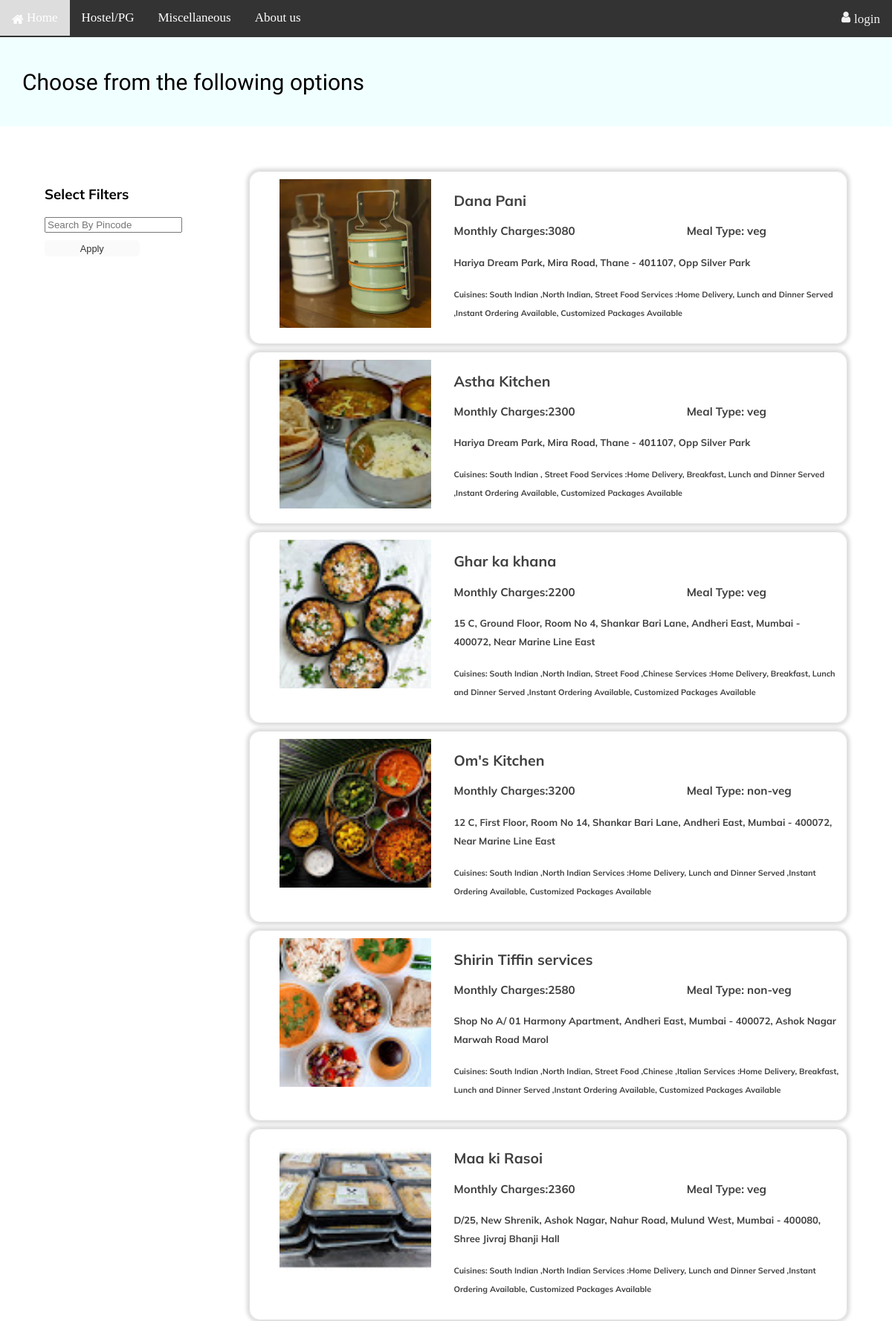
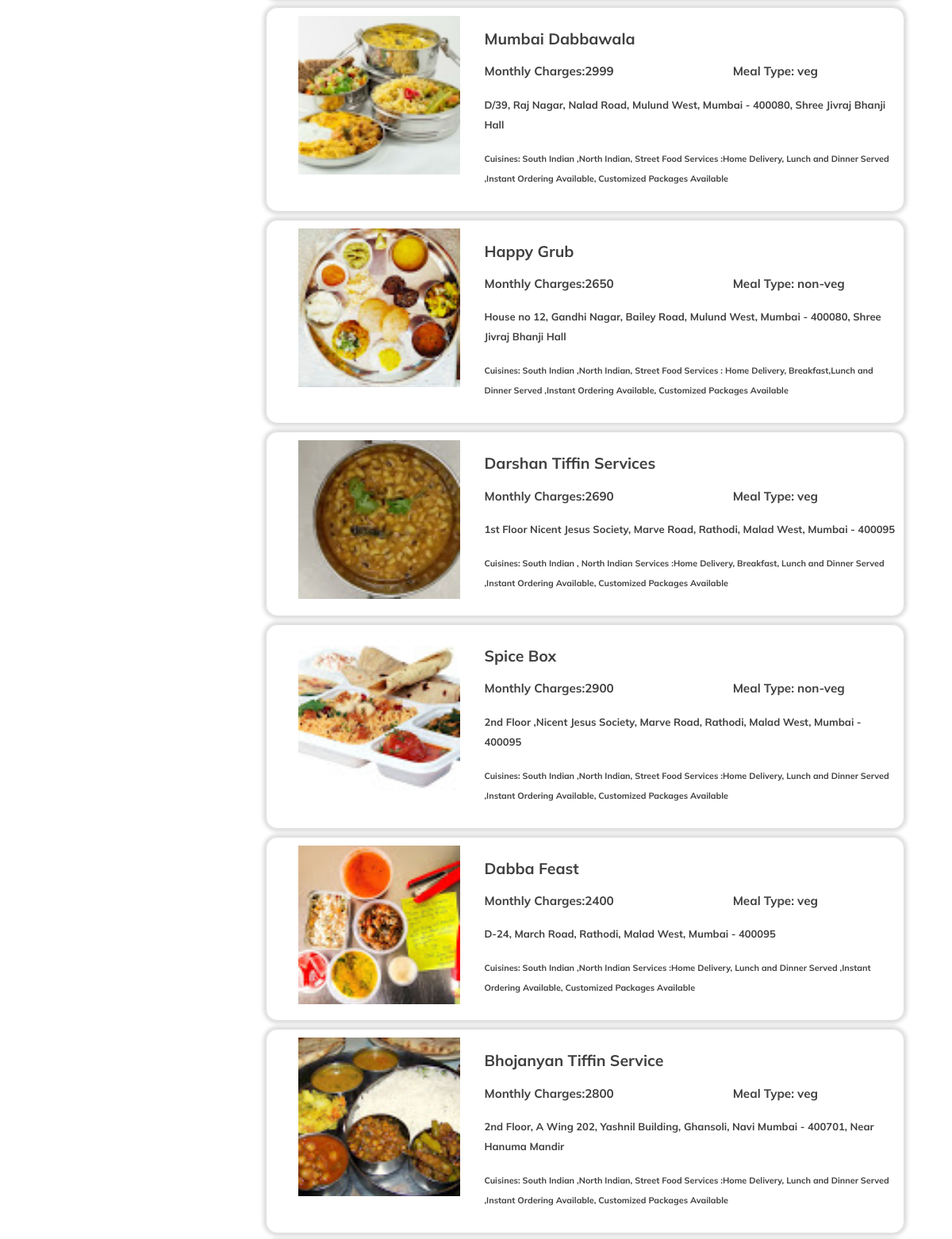
Screenshot of /tiffin/ (upper part) with the database file from the repository (2 pictures, top to bottom).
### display/models.py (models this page shows, shortened)
class  tiffinservice(models.Model):
    tiffinservice_name=models.CharField(max_length=80, default="")
    tiffinservice_state=models.CharField(max_length=30, default="")
    tiffinservice_city=models.CharField(max_length=30, default="")
    tiffinservice_area=models.CharField(max_length=120, default="")
    tiffinservice_address=models.CharField(max_length=120, default="")
    tiffinservice_pincode=models.IntegerField(default="")
    tiffinservice_price=models.IntegerField(default="0")
    tiffinservice_contactnumber=models.IntegerField(default="+91")
    tiffinservice_mealtype=models.CharField(max_length=120, default="veg")
    tiffinservice_mealsperday=models.IntegerField(default=3)
    tiffinservice_description=models.TextField(max_length=500, default="")
    tiffinservice_images1=models.ImageField(upload_to='display/img/tiffin_service_images' ,default="")
    tiffinservice_image2=models.ImageField(upload_to='display/img/tiffin_service_images' ,default="")

### display/views.py (the view, shortened to what this page needs)
# urls.py: path("tiffin/",views.tiffin,name="tiffin"),
def tiffin(request):
    global mode
    mode = 2
    if request.method == "GET":
        pincode = request.GET.get('search',"")
        all_tiffin_name = tiffinservice.objects.all()
        demo = {
                    'tiffin_list' : all_tiffin_name,
                }
        return render(request,"display/tiffin.html",demo)
    else:
        all_tiffin_name = tiffinservice.objects.all()
        demo2 = {
                'tiffin_list' : all_tiffin_name,
        }
    return render(request,"display/tiffin.html",demo2)

### display/templates/display/tiffin.html (shortened to what this page needs)
{% load static %}
<!DOCTYPE html>
<html lang="en">
<head>
    <link rel="stylesheet" href={% static "display/css/rental_style.css" %}>
    <link rel="stylesheet" href="https://cdnjs.cloudflare.com/ajax/libs/font-awesome/4.7.0/css/font-awesome.min.css">
</head>
<body>
    <div class="topnav" id="myTopnav">
<a class="active" href="{% url 'home' %}"><i class="fa fa-home" style="vertical-align: middle;"></i>&nbsp;Home</a>
  <a class="active" href="{% url 'rental' %}">Hostel/PG</a>
  <a class="active" href="{% url 'misc' %}">Miscellaneous</a>
  <a class="active" href="{% url 'aboutus' %}">About us</a>
  <div  class="topnav-right">
     {% if user.is_authenticated %}
            <div class="login">
                <a href="{% url 'logout' %}"><i class="fa fa-fw fa-user" style="vertical-align: middle;"></i>&nbsp;logout</a>
            </div>
            {%else%}
            <div class="login">
                <a href="{% url 'login' %}"><i class="fa fa-fw fa-user"></i>login</a>
            </div>
            {%endif%}
    </div>
</div>
        <div class="remaining">
            Choose from the following options
        </div>
    <div class="container">
        <div class="left">
            <h3>
                Select Filters
            </h3>
            <form method="GET" action="{% url 'tiffin' %}">
                <input name="search" id="search" class="form" type="search" placeholder="Search By Pincode" aria-label="Search">
                <input type="submit" value="Apply" class="submit">
            </form>
        </div>
        <div class="right">
            {% for tiffin in tiffin_list %}
            {% if user.is_authenticated %}
			 <a href="{% url 'tiffindesc' tiffin.pk %}" style="text-decoration: none;color:#404040">
             {%else%}
                <a href="{% url 'message' %}"  style="text-decoration: none;color:#404040">
                {%endif%}
                <div class="hostel_details">
                    <div class="hostel_image">
                        <img src='/media/{{tiffin.tiffinservice_images1}}' class="hostel_image" alt="">
                    </div>
                    <div class="hostel_detail">
                        <h2>
                            {{ tiffin.tiffinservice_name }}
                        </h2>
                        <h3>
                            Monthly Charges:{{ tiffin.tiffinservice_price }} &nbsp; &nbsp; &nbsp;&nbsp;&nbsp; &nbsp;&nbsp; &nbsp; &nbsp;&nbsp; &nbsp; &nbsp; &nbsp;&nbsp;&nbsp; &nbsp;&nbsp; &nbsp; &nbsp;&nbsp;&nbsp; &nbsp; Meal Type: {{ tiffin.tiffinservice_mealtype }}
                        </h3>
                        <h4>
                            {{ tiffin.tiffinservice_address }}
                        </h4>
                        <h5>
                            {{ tiffin.tiffinservice_description }}
                        </h5>
                    </div>
                </div>
		    {% endfor %}
        </div>
    </div>
</body>
</html>

### display/static/display/css/rental_style.css (style rules this page uses)
* { box-sizing: border-box; overflow-x: hidden; scroll-behavior: smooth; }
body { margin: 0px; padding: 0px; background-color: #fff; }
.remaining { background: #F0FFFF; height:15vh; display: flex; justify-content: flex-start; align-items: center; padding-left: 30px; font-family: 'B612', sans-serif; font-size: 30px; }
.container { display: flex; max-width: 100%; margin: 0 auto; font-family: 'Mulish', sans-serif; align-items: flex-start; justify-content: center; padding: 50px; height: 100%; }
.left { width:25%; border-radius: 10px; height: 100%; text-align: left; padding: 10px; }
.submit { margin-top: 10px; width:50%; display: block; padding: 0.2rem 0.5rem; background-color: #fafafa; color: #333; font-size: 0.8rem; border: none; border-radius: 5px; outline: none; cursor: pointer; transition: .3s; }
.right { width: 75%; height: 100%; }
.hostel_details { display:flex; height: 100%; border: 1px solid #e0e0e0; margin: 10px; border-radius: 15px; box-shadow: 0px 0px 5px 3px rgba(0,0,0,0.15); padding: 10px; }
.hostel_image { width:40%; padding: 0 15px; }
.hostel_image img { width:100%; object-fit: cover; object-position: center; height: 200px; }
.hostel_detail { width:80%; line-height: 25px; font-size:small; }
.topnav { background-color: #333; overflow: hidden; }
.topnav a { float: left; display: block; color: #f2f2f2; text-align: center; padding: 14px 16px; text-decoration: none; font-size: 17px; }
.topnav a.active { color: white; }
.topnav-right { float: right; }

### rows the page displays
tiffinservice: tiffinservice_images1 (picture), tiffinservice_name "Dana Pani", tiffinservice_price "3080", tiffinservice_mealtype "veg", tiffinservice_address "Hariya Dream Park, Mira Road, Thane - 401107, Opp Silver Park", tiffinservice_description "Cuisines: South Indian ,North Indian, Street Food Services :Home Delivery, Lunch and Dinner Served ,Instant Ordering Available, Customized Packages Available"
tiffinservice: tiffinservice_images1 (picture), tiffinservice_name "Astha Kitchen", tiffinservice_price "2300", tiffinservice_mealtype "veg", tiffinservice_address "Hariya Dream Park, Mira Road, Thane - 401107, Opp Silver Park", tiffinservice_description "Cuisines: South Indian , Street Food Services :Home Delivery, Breakfast, Lunch and Dinner Served ,Instant Ordering Available, Customized Packages Available"
tiffinservice: tiffinservice_images1 (picture), tiffinservice_name "Ghar ka khana", tiffinservice_price "2200", tiffinservice_mealtype "veg", tiffinservice_address "15 C, Ground Floor, Room No 4, Shankar Bari Lane, Andheri East, Mumbai - 400072, Near Marine Line East", tiffinservice_description "Cuisines: South Indian ,North Indian, Street Food ,Chinese Services :Home Delivery, Breakfast, Lunch and Dinner Served ,Instant Ordering Available, Customized Packages Available"
tiffinservice: tiffinservice_images1 (picture), tiffinservice_name "Om's Kitchen", tiffinservice_price "3200", tiffinservice_mealtype "non-veg", tiffinservice_address "12 C, First Floor, Room No 14, Shankar Bari Lane, Andheri East, Mumbai - 400072, Near Marine Line East", tiffinservice_description "Cuisines: South Indian ,North Indian Services :Home Delivery, Lunch and Dinner Served ,Instant Ordering Available, Customized Packages Available"
tiffinservice: tiffinservice_images1 (picture), tiffinservice_name "Shirin Tiffin services", tiffinservice_price "2580", tiffinservice_mealtype "non-veg", tiffinservice_address "Shop No A/ 01 Harmony Apartment, Andheri East, Mumbai - 400072, Ashok Nagar Marwah Road Marol", tiffinservice_description "Cuisines: South Indian ,North Indian, Street Food ,Chinese ,Italian Services :Home Delivery, Breakfast, Lunch and Dinner Served ,Instant Ordering Available, Customized Packages Available"
tiffinservice: tiffinservice_images1 (picture), tiffinservice_name "Maa ki Rasoi", tiffinservice_price "2360", tiffinservice_mealtype "veg", tiffinservice_address "D/25, New Shrenik, Ashok Nagar, Nahur Road, Mulund West, Mumbai - 400080, Shree Jivraj Bhanji Hall", tiffinservice_description "Cuisines: South Indian ,North Indian Services :Home Delivery, Lunch and Dinner Served ,Instant Ordering Available, Customized Packages Available"
tiffinservice: tiffinservice_images1 (picture), tiffinservice_name "Mumbai Dabbawala", tiffinservice_price "2999", tiffinservice_mealtype "veg", tiffinservice_address "D/39, Raj Nagar, Nalad Road, Mulund West, Mumbai - 400080, Shree Jivraj Bhanji Hall", tiffinservice_description "Cuisines: South Indian ,North Indian, Street Food Services :Home Delivery, Lunch and Dinner Served ,Instant Ordering Available, Customized Packages Available"
tiffinservice: tiffinservice_images1 (picture), tiffinservice_name "Happy Grub", tiffinservice_price "2650", tiffinservice_mealtype "non-veg", tiffinservice_address "House no 12, Gandhi Nagar, Bailey Road, Mulund West, Mumbai - 400080, Shree Jivraj Bhanji Hall", tiffinservice_description "Cuisines: South Indian ,North Indian, Street Food Services : Home Delivery, Breakfast,Lunch and Dinner Served ,Instant Ordering Available, Customized Packages Available"
tiffinservice: tiffinservice_images1 (picture), tiffinservice_name "Darshan Tiffin Services", tiffinservice_price "2690", tiffinservice_mealtype "veg", tiffinservice_address "1st Floor Nicent Jesus Society, Marve Road, Rathodi, Malad West, Mumbai - 400095", tiffinservice_description "Cuisines: South Indian , North Indian Services :Home Delivery, Breakfast, Lunch and Dinner Served ,Instant Ordering Available, Customized Packages Available"
tiffinservice: tiffinservice_images1 (picture), tiffinservice_name "Spice Box", tiffinservice_price "2900", tiffinservice_mealtype "non-veg", tiffinservice_address "2nd Floor ,Nicent Jesus Society, Marve Road, Rathodi, Malad West, Mumbai - 400095", tiffinservice_description "Cuisines: South Indian ,North Indian, Street Food Services :Home Delivery, Lunch and Dinner Served ,Instant Ordering Available, Customized Packages Available"
tiffinservice: tiffinservice_images1 (picture), tiffinservice_name "Dabba Feast", tiffinservice_price "2400", tiffinservice_mealtype "veg", tiffinservice_address "D-24, March Road, Rathodi, Malad West, Mumbai - 400095", tiffinservice_description "Cuisines: South Indian ,North Indian Services :Home Delivery, Lunch and Dinner Served ,Instant Ordering Available, Customized Packages Available"
tiffinservice: tiffinservice_images1 (picture), tiffinservice_name "Bhojanyan Tiffin Service", tiffinservice_price "2800", tiffinservice_mealtype "veg", tiffinservice_address "2nd Floor, A Wing 202, Yashnil Building, Ghansoli, Navi Mumbai - 400701, Near Hanuma Mandir", tiffinservice_description "Cuisines: South Indian ,North Indian, Street Food Services :Home Delivery, Lunch and Dinner Served ,Instant Ordering Available, Customized Packages Available"
